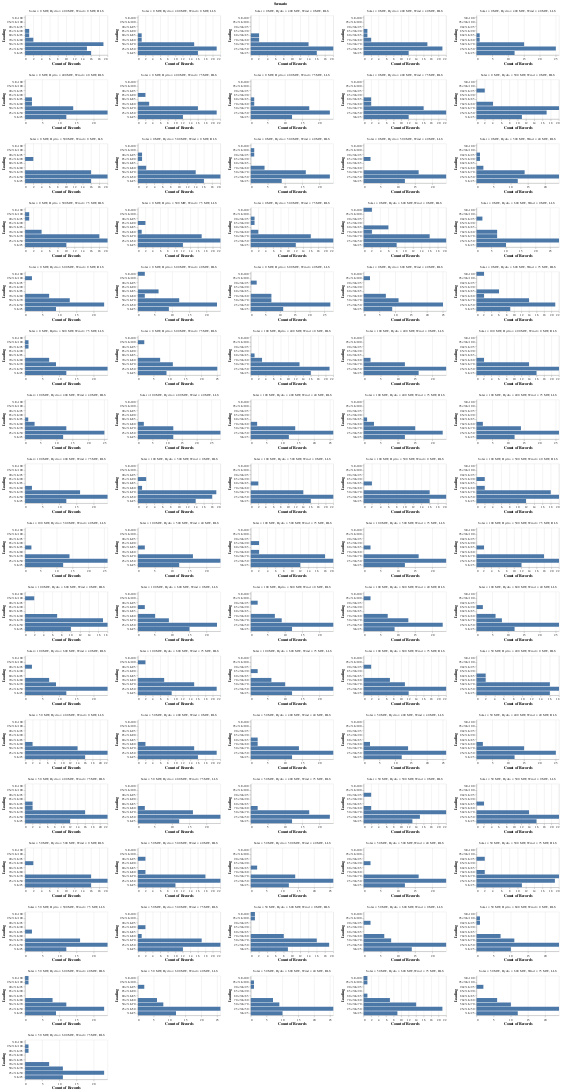

The notebook cell saved with this chart:
### Markdown cell above
A histogram is plotted to check the no of line branches in the above defined loading bracket

### Code cell
alt.Chart(data_l).mark_bar().encode(
    alt.Y('Loading', scale =alt.Scale(domain=['%I>100','95<%I<100','90<%I<95','85<%I<90','80<%I<85','70<%I<80','50<%I<70','25<%I<50','%I<25'])),
    alt.X('count()')).properties(height = 120, width = 250).facet('Scenario',columns=5).resolve_scale(x='independent', y = 'independent')

### Figure 1 — Vega-Lite specification as saved in the notebook (floating-point values rounded to 4 significant figures; data arrays with more than 128 entries replaced by an {"elided": "..."} marker saying what was removed)
{"config": {"view": {"continuousWidth": 300, "continuousHeight": 300}}, "data": {"name": "data-6ed97a820120bea275c272de57fa18d2"}, "facet": {"field": "Scenario", "type": "nominal"}, "spec": {"mark": {"type": "bar"}, "encoding": {"x": {"aggregate": "count", "type": "quantitative"}, "y": {"field": "Loading", "scale": {"domain": ["%I>100", "95<%I<100", "90<%I<95", "85<%I<90", "80<%I<85", "70<%I<80", "50<%I<70", "25<%I<50", "%I<25"]}, "type": "nominal"}}, "height": 120, "width": 250}, "columns": 5, "resolve": {"scale": {"x": "independent", "y": "independent"}}, "$schema": "https://vega.github.io/schema/vega-lite/v5.20.1.json", "datasets": {"data-6ed97a820120bea275c272de57fa18d2": {"elided": "4374 records"}}}
